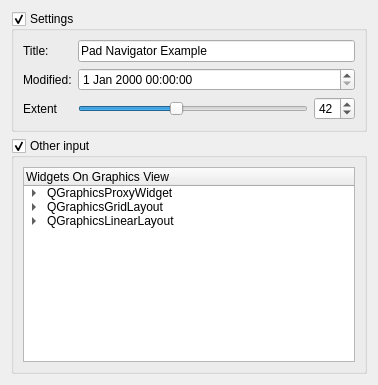
<ui version="4.0" >
 <class>BackSide</class>
 <widget class="QWidget" name="BackSide" >
  <property name="geometry" >
   <rect>
    <x>0</x>
    <y>0</y>
    <width>378</width>
    <height>385</height>
   </rect>
  </property>
  <property name="windowTitle" >
   <string>BackSide</string>
  </property>
  <layout class="QVBoxLayout" name="verticalLayout_2" >
   <item>
    <widget class="QGroupBox" name="groupBox" >
     <property name="title" >
      <string>Settings</string>
     </property>
     <property name="flat" >
      <bool>true</bool>
     </property>
     <property name="checkable" >
      <bool>true</bool>
     </property>
     <layout class="QGridLayout" name="gridLayout" >
      <item row="0" column="0" >
       <widget class="QLabel" name="label" >
        <property name="text" >
         <string>Title:</string>
        </property>
       </widget>
      </item>
      <item row="0" column="1" >
       <widget class="QLineEdit" name="hostName" >
        <property name="text" >
         <string>Pad Navigator Example</string>
        </property>
       </widget>
      </item>
      <item row="1" column="0" >
       <widget class="QLabel" name="label_2" >
        <property name="text" >
         <string>Modified:</string>
        </property>
       </widget>
      </item>
      <item row="2" column="0" >
       <widget class="QLabel" name="label_3" >
        <property name="text" >
         <string>Extent</string>
        </property>
       </widget>
      </item>
      <item row="2" column="1" >
       <layout class="QHBoxLayout" name="horizontalLayout" >
        <item>
         <widget class="QSlider" name="horizontalSlider" >
          <property name="value" >
           <number>42</number>
          </property>
          <property name="orientation" >
           <enum>Qt::Horizontal</enum>
          </property>
         </widget>
        </item>
        <item>
         <widget class="QSpinBox" name="spinBox" >
          <property name="value" >
           <number>42</number>
          </property>
         </widget>
        </item>
       </layout>
      </item>
      <item row="1" column="1" >
       <widget class="QDateTimeEdit" name="dateTimeEdit" />
      </item>
     </layout>
    </widget>
   </item>
   <item>
    <widget class="QGroupBox" name="groupBox_2" >
     <property name="title" >
      <string>Other input</string>
     </property>
     <property name="flat" >
      <bool>true</bool>
     </property>
     <property name="checkable" >
      <bool>true</bool>
     </property>
     <layout class="QHBoxLayout" name="horizontalLayout_2" >
      <item>
       <widget class="QTreeWidget" name="treeWidget" >
        <column>
         <property name="text" >
          <string>Widgets On Graphics View</string>
         </property>
        </column>
        <item>
         <property name="text" >
          <string>QGraphicsProxyWidget</string>
         </property>
         <item>
          <property name="text" >
           <string>QGraphicsWidget</string>
          </property>
          <item>
           <property name="text" >
            <string>QObject</string>
           </property>
          </item>
          <item>
           <property name="text" >
            <string>QGraphicsItem</string>
           </property>
          </item>
          <item>
           <property name="text" >
            <string>QGraphicsLayoutItem</string>
           </property>
          </item>
         </item>
        </item>
        <item>
         <property name="text" >
          <string>QGraphicsGridLayout</string>
         </property>
         <item>
          <property name="text" >
           <string>QGraphicsLayout</string>
          </property>
          <item>
           <property name="text" >
            <string>QGraphicsLayoutItem</string>
           </property>
          </item>
         </item>
        </item>
        <item>
         <property name="text" >
          <string>QGraphicsLinearLayout</string>
         </property>
         <item>
          <property name="text" >
           <string>QGraphicsLayout</string>
          </property>
          <item>
           <property name="text" >
            <string>QGraphicsLayoutItem</string>
           </property>
          </item>
         </item>
        </item>
       </widget>
      </item>
     </layout>
    </widget>
   </item>
  </layout>
 </widget>
 <tabstops>
  <tabstop>groupBox</tabstop>
  <tabstop>hostName</tabstop>
  <tabstop>dateTimeEdit</tabstop>
  <tabstop>horizontalSlider</tabstop>
  <tabstop>spinBox</tabstop>
  <tabstop>groupBox_2</tabstop>
  <tabstop>treeWidget</tabstop>
 </tabstops>
 <resources/>
 <connections>
  <connection>
   <sender>horizontalSlider</sender>
   <signal>valueChanged(int)</signal>
   <receiver>spinBox</receiver>
   <slot>setValue(int)</slot>
   <hints>
    <hint type="sourcelabel" >
     <x>184</x>
     <y>125</y>
    </hint>
    <hint type="destinationlabel" >
     <x>275</x>
     <y>127</y>
    </hint>
   </hints>
  </connection>
  <connection>
   <sender>spinBox</sender>
   <signal>valueChanged(int)</signal>
   <receiver>horizontalSlider</receiver>
   <slot>setValue(int)</slot>
   <hints>
    <hint type="sourcelabel" >
     <x>272</x>
     <y>114</y>
    </hint>
    <hint type="destinationlabel" >
     <x>190</x>
     <y>126</y>
    </hint>
   </hints>
  </connection>
 </connections>
</ui>
